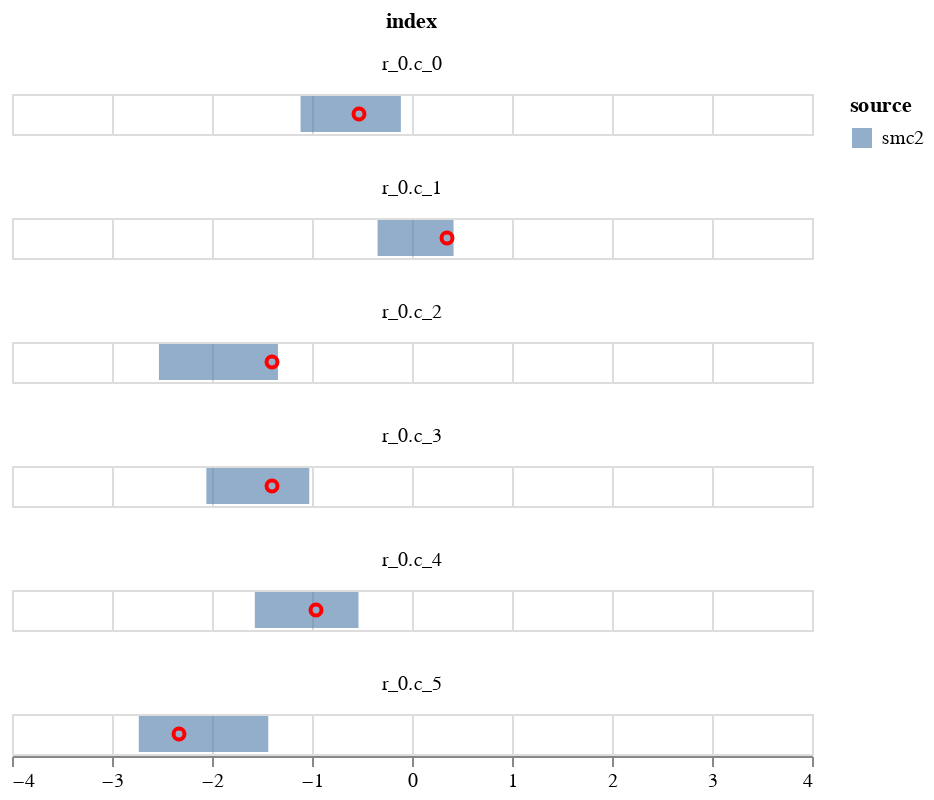

Notebook code cell kept with this figure:
### Code cell
param = 'alpha'
df = get_post_df(ps[param])
df_quant = df.groupby(['row', 'col'])[['value']].quantile(0.025).reset_index()
df_quant.rename({'value':'q1'}, axis=1, inplace=True)
df_quant2 = df.groupby(['row', 'col'])[['value']].quantile(0.975).reset_index()
df_quant2.rename({'value':'q2'}, axis=1, inplace=True)

df = df_quant.merge(df_quant2, on=['row', 'col'])

# simple quantile chart
df['source'] = 'mcmc'

df['index'] = 'r_' + df.row.astype(str)+'.c_'+df.col.astype(str)
df = df.loc[:,['index', 'q1', 'q2']]
df['source'] = 'smc2'
dd = pd.DataFrame(exp_data.raw_data['alpha'], columns=['data'])
dd['col'] = np.arange(6)
dd['row'] = 0
dd['index'] = 'r_' + dd.row.astype(str)+'.c_'+dd.col.astype(str)
dd = dd.loc[:,['index', 'data']]
plot_data = df.merge(dd, on=['index'])

c1 = alt.Chart(plot_data).mark_bar(opacity=0.6).encode(
    alt.X('q1', title=None,  scale=alt.Scale(domain=[-4,4])),
    alt.X2('q2', title=None),
    alt.Color('source'),    
)
    

c2 = alt.Chart(plot_data).mark_point(opacity=1, color='red').encode(
        alt.X('data', title=None),
)
(c1+c2).facet(
       'index',
    columns=1
    )

### Figure 1 — Vega-Lite specification as saved in the notebook (floating-point values rounded to 4 significant figures)
{"config": {"view": {"continuousWidth": 400, "continuousHeight": 300}}, "data": {"name": "data-d46612c0105458f6ac130652bfbc3624"}, "facet": {"type": "nominal", "field": "index"}, "spec": {"layer": [{"mark": {"type": "bar", "opacity": 0.6}, "encoding": {"color": {"type": "nominal", "field": "source"}, "x": {"type": "quantitative", "field": "q1", "scale": {"domain": [-4, 4]}, "title": null}, "x2": {"field": "q2", "title": null}}}, {"mark": {"type": "point", "color": "red", "opacity": 1}, "encoding": {"x": {"type": "quantitative", "field": "data", "title": null}}}]}, "columns": 1, "$schema": "https://vega.github.io/schema/vega-lite/v4.8.1.json", "datasets": {"data-d46612c0105458f6ac130652bfbc3624": [{"index": "r_0.c_0", "q1": -1.114, "q2": -0.1115, "source": "smc2", "data": -0.53}, {"index": "r_0.c_1", "q1": -0.3443, "q2": 0.4155, "source": "smc2", "data": 0.35}, {"index": "r_0.c_2", "q1": -2.531, "q2": -1.34, "source": "smc2", "data": -1.4}, {"index": "r_0.c_3", "q1": -2.057, "q2": -1.027, "source": "smc2", "data": -1.4}, {"index": "r_0.c_4", "q1": -1.572, "q2": -0.5351, "source": "smc2", "data": -0.96}, {"index": "r_0.c_5", "q1": -2.732, "q2": -1.438, "source": "smc2", "data": -2.33}]}}
